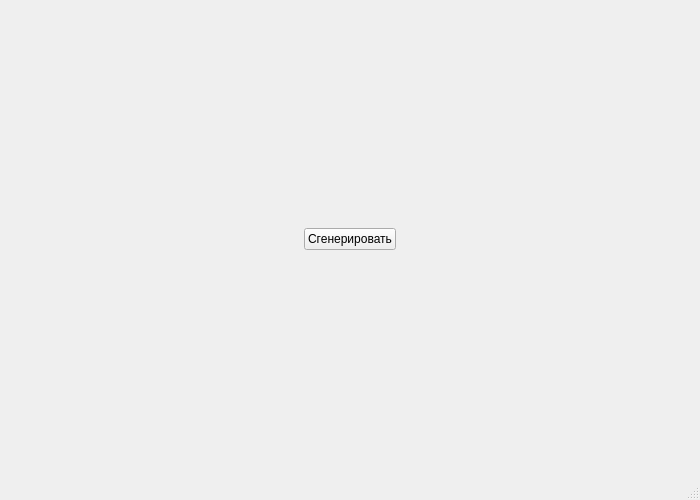
<?xml version="1.0" encoding="UTF-8"?>
<ui version="4.0">
 <class>MainWindow</class>
 <widget class="QMainWindow" name="MainWindow">
  <property name="geometry">
   <rect>
    <x>0</x>
    <y>0</y>
    <width>700</width>
    <height>500</height>
   </rect>
  </property>
  <property name="windowTitle">
   <string>Желтые окружности</string>
  </property>
  <widget class="QWidget" name="centralwidget">
   <layout class="QHBoxLayout" name="horizontalLayout">
    <item>
     <spacer name="horizontalSpacer">
      <property name="orientation">
       <enum>Qt::Horizontal</enum>
      </property>
      <property name="sizeHint" stdset="0">
       <size>
        <width>50</width>
        <height>20</height>
       </size>
      </property>
     </spacer>
    </item>
    <item>
     <widget class="QPushButton" name="draw_btn">
      <property name="text">
       <string>Сгенерировать</string>
      </property>
     </widget>
    </item>
    <item>
     <spacer name="horizontalSpacer_2">
      <property name="orientation">
       <enum>Qt::Horizontal</enum>
      </property>
      <property name="sizeHint" stdset="0">
       <size>
        <width>40</width>
        <height>20</height>
       </size>
      </property>
     </spacer>
    </item>
   </layout>
  </widget>
  <widget class="QMenuBar" name="menubar">
   <property name="geometry">
    <rect>
     <x>0</x>
     <y>0</y>
     <width>800</width>
     <height>21</height>
    </rect>
   </property>
  </widget>
  <widget class="QStatusBar" name="statusbar"/>
 </widget>
 <resources/>
 <connections/>
</ui>
